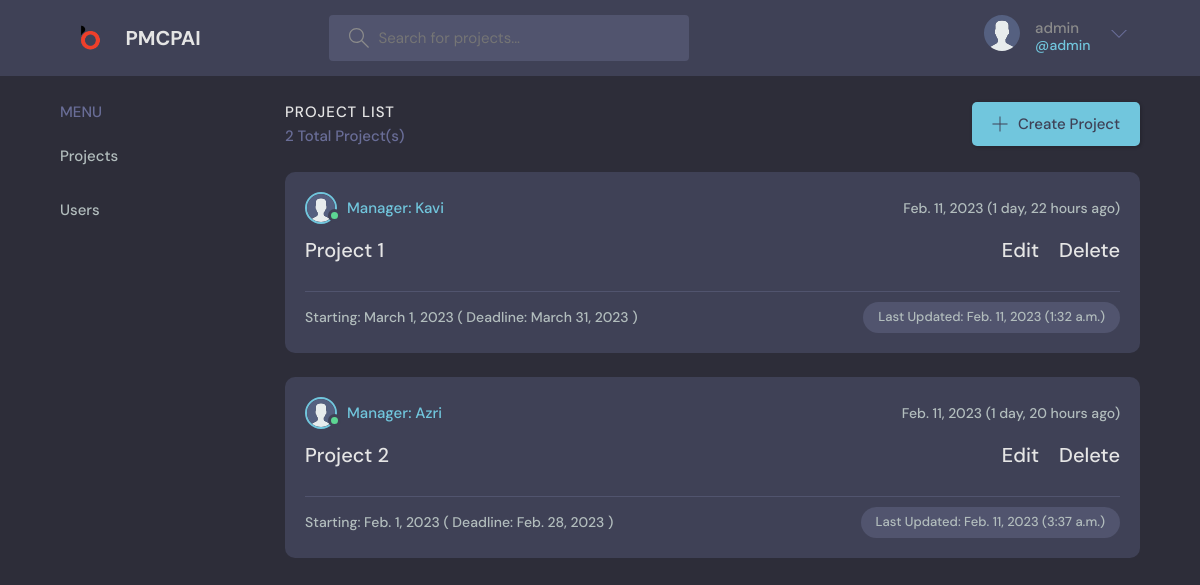
The app's page /home/ (signed in) with its own data.
### base/models.py (models this page shows, shortened)
class Project(models.Model):
    project_name = models.CharField(max_length=255)
    manager_name = models.CharField(max_length=255)
    start_date = models.DateField()
    due_date = models.DateField()
    updated = models.DateTimeField(auto_now=True)
    created = models.DateTimeField(auto_now_add=True)
    class Meta():
        ordering = ['pk', '-updated', '-created']

### base/views.py (the view)
# urls.py: path('home/', views.home, name="home"),
@login_required(login_url='login')
def home(request):
    q = request.GET.get('q') if request.GET.get('q') != None else ''
    project_list = Project.objects.filter(project_name__icontains=q)
    project_count = project_list.count()
    context = {'project_list': project_list, 'project_count': project_count}
    return render(request, 'base/home.html', context)

### base/templates/base/home.html (shortened to what this page needs)
{% extends 'main.html' %}
{% block content %}
{% load static %}
<main class="layout layout--3">
    <div class="container">
        {% include 'sidebar.html' %}
        <div class="roomList">
            <div class="roomList__header">
                <div>
                    <h2>PROJECT LIST</h2>
                    <p>{{project_count}} Total Project(s)</p>
                </div>
                <a class="btn btn--main" href="{% url 'create-projects' %}">
                    <svg version="1.1" xmlns="http://www.w3.org/2000/svg" width="32" height="32" viewBox="0 0 32 32">
                        <title>add</title>
                        <path
                            d="M16.943 0.943h-1.885v14.115h-14.115v1.885h14.115v14.115h1.885v-14.115h14.115v-1.885h-14.115v-14.115z">
                        </path>
                    </svg>
                    Create Project
                </a>
            </div>
            {% for project in project_list %}
            <div class="roomListRoom">
                <div class="roomListRoom__header">
                    <a href="#" class="roomListRoom__author">
                        <div class="avatar avatar--small active">
                            <img src="{% static 'images/avatar.svg' %}" />
                        </div>
                        <span>Manager: {{project.manager_name}}</span>
                    </a>
                    <div class="roomListRoom__actions">
                        <span>{{project.created|date}} ({{project.created|timesince}} ago)</span>
                    </div>
                </div>
                <div class="roomListRoom__content">
                    <a href="{% url 'projects' project.id %}">{{project.project_name}}</a>
                    <a style="float:right" href="{% url 'delete-projects' project.id %}">Delete</a>
                    <a style="float:right" href="{% url 'update-projects' project.id %}">Edit&emsp;</a>
                </div>
                <div class="roomListRoom__meta">
                    <a href="#" class="roomListRoom__joined">
                        Starting: {{project.start_date}}
                        ( Deadline: {{project.due_date}} )
                    </a>
                    <p class="roomListRoom__topic">Last Updated: {{project.updated|date}} ({{project.updated|time}})</p>
                </div>
            </div>
            {% endfor %}
        </div>
    </div>
</main>
{% endblock%}

### templates/main.html (shortened to what this page needs)
<!DOCTYPE html>
{% load static %}
<html lang="en">
<head>
    <link rel="stylesheet" href="{% static 'styles/style.css' %}" />
</head>
{% include 'navbar.html' %}
<body>
    {% block content %}
    {% endblock %}
</body>
</html>

### templates/navbar.html (shortened to what this page needs)
{% load static %}
<header class="header header--loggedIn">
    <div class="container">
        <a href="{% url 'home' %}" class="header__logo">
            <img src="{% static 'images/logo.png' %}" />
            <h1>PMCPAI&nbsp;&nbsp;&nbsp;&nbsp;&nbsp;&nbsp;&nbsp;</h1>
        </a>
        {% url 'home' as home %}
        {% if request.path == home %}
        <form class="header__search" method="GET" action="{% url 'home' %}">
            <label>
                <input name="q" placeholder="Search for projects..." />
            </label>
        </form>
        {% endif %}
        <nav class="header__menu">
            {% if request.user.is_authenticated %}
            <div class="header__user">
                <a href="#">
                    <div>
                        <img src="{% static 'images/avatar.svg' %}" />
                    </div>
                    <p>{{request.user.username}} <span>@{{request.user.username}}</span></p>
                </a>
                <button class="dropdown-button">
                    <svg version="1.1" xmlns="http://www.w3.org/2000/svg" width="32" height="32" viewBox="0 0 32 32">
                        <title>chevron-down</title>
                        <path d="M16 21l-13-13h-3l16 16 16-16h-3l-13 13z"></path>
                    </svg>
                </button>
            </div>
            {% else %}
            <a href="{% url 'login' %}">
                <img src="{% static 'images/avatar.svg' %}" />
                <p>Login</p>
            </a>
            {% endif %}
        </nav>
    </div>
</header>

### templates/sidebar.html
<div class="topics">
    <div class="topics__header">
        <h2>MENU</h2>
    </div>
    <ul class="topics__list">
        <li>
            <a href="{% url 'home' %}">Projects</a>
        </li>
        <li>
            <a href="{% url 'user-home' %}">Users</a>
        </li>
    </ul>
</div>

### records on screen
Project: manager_name "Kavi", created "Feb. 11, 2023", created "1 day, 22 hours", project_name "Project 1", start_date "March 1, 2023", due_date "March 31, 2023", updated "Feb. 11, 2023", updated "1:32 a.m."
Project: manager_name "Azri", created "Feb. 11, 2023", created "1 day, 20 hours", project_name "Project 2", start_date "Feb. 1, 2023", due_date "Feb. 28, 2023", updated "Feb. 11, 2023", updated "3:37 a.m."

### other values on screen
{{ request.user.username }} "admin"
{{ project_count }} "2"
